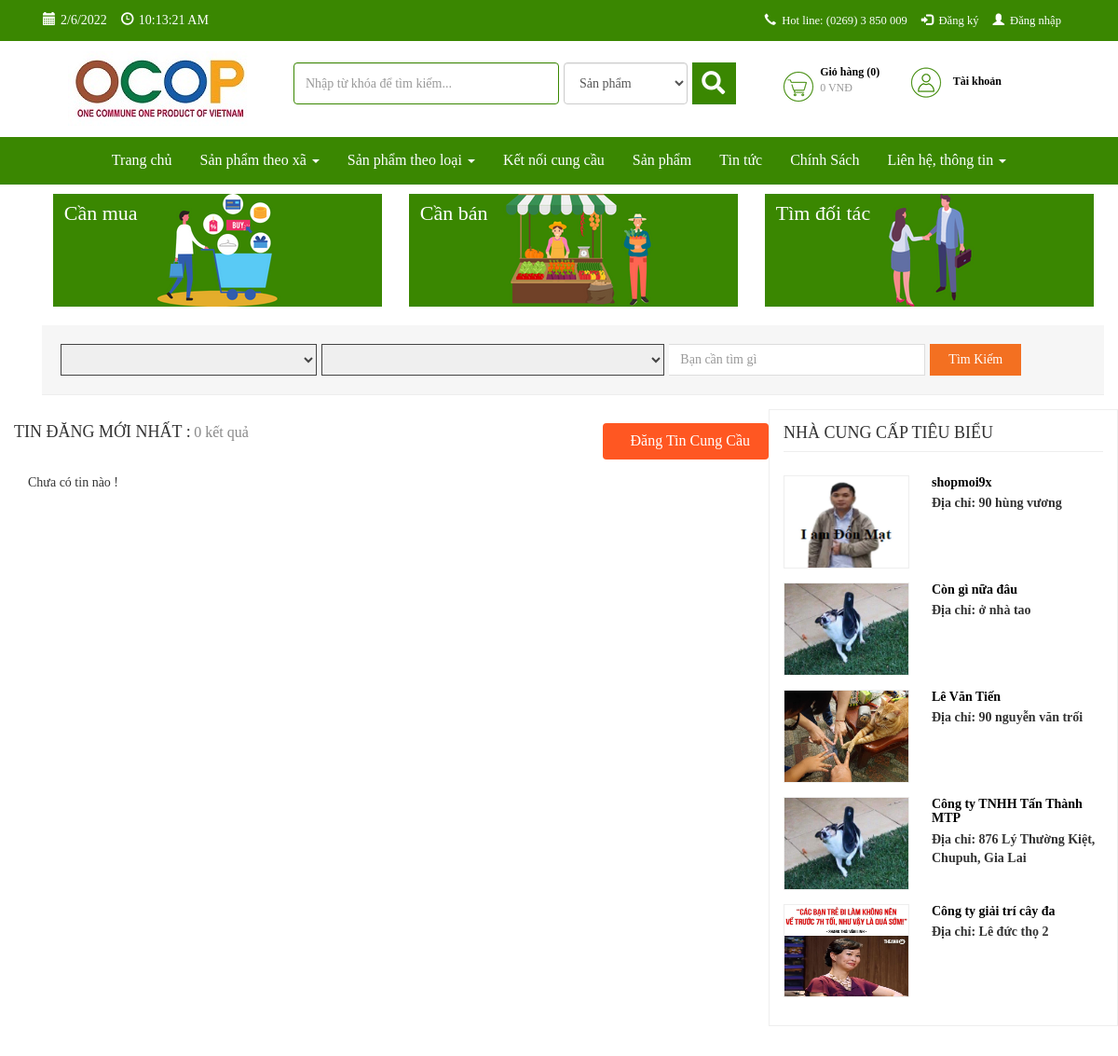
Page /index.php/ketnoicungcau/cung (upper part) on the earlier database version.
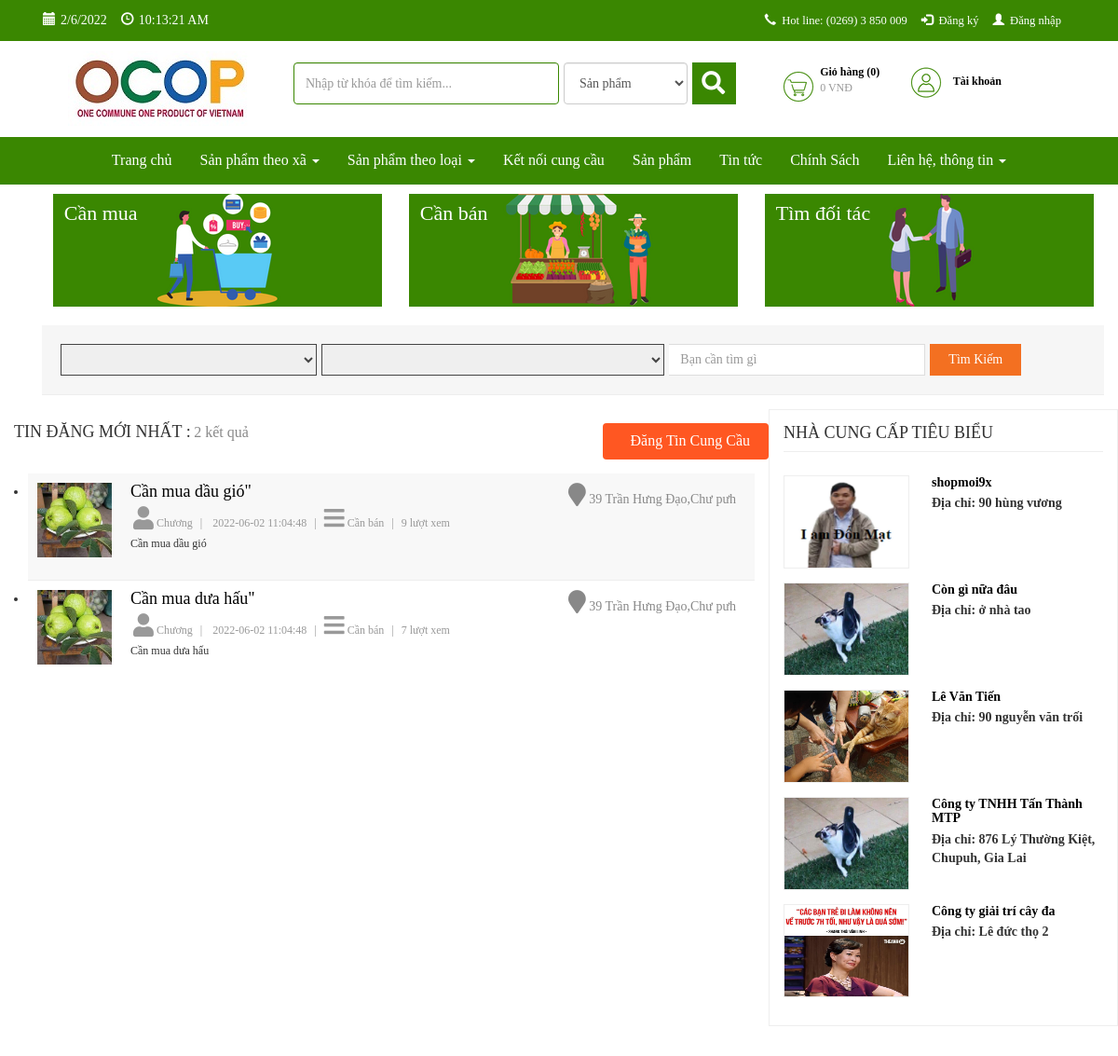
Same page on the later database version.
### tables this page shows
CREATE TABLE `db_user` (
  `id` int(11) NOT NULL,
  `fullname` varchar(255) NOT NULL,
  `username` varchar(225) NOT NULL,
  `password` varchar(64) NOT NULL,
  `role` int(11) NOT NULL,
  `email` varchar(255) NOT NULL,
  `gender` int(1) NOT NULL,
  `phone` varchar(15) NOT NULL,
  `address` varchar(255) NOT NULL,
  `img` varchar(255) NOT NULL,
  `created` datetime NOT NULL,
  `trash` int(1) NOT NULL DEFAULT 1,
  `status` int(1) NOT NULL DEFAULT 1,
  `detail` text DEFAULT NULL,
  `star` int(11) NOT NULL DEFAULT 1
);

CREATE TABLE `db_ketnoicungcau` (
  `id` int(11) NOT NULL,
  `nguoidang` varchar(100) NOT NULL,
  `phone` varchar(100) NOT NULL,
  `address` varchar(255) NOT NULL,
  `tieude` varchar(255) NOT NULL,
  `detail` text NOT NULL,
  `catid` int(11) NOT NULL,
  `ngaydang` datetime NOT NULL,
  `luotxem` int(11) NOT NULL,
  `trash` int(1) NOT NULL DEFAULT 1,
  `status` int(1) NOT NULL DEFAULT 1,
  `price` varchar(255) NOT NULL,
  `hinhanh` varchar(255) DEFAULT NULL,
  `type` int(11) NOT NULL DEFAULT 1
);

### application/controllers/Ketnoicungcau.php (called while the page is built, shortened)
<?php
class Ketnoicungcau extends CI_Controller {
    function __construct() {
        $this->load->model('frontend/Mproduct');
        $this->load->model('frontend/Mcategory');
        $this->load->model('frontend/Mcontent');
		$this->load->model('frontend/Mproducer');
		$this->load->model('backend/Muser');
		$this->load->model('frontend/Mketnoicungcau');
        $this->data['com']='ketnoicungcau';
    }
	public function cung(){
		$this->load->library('phantrang');
		$limit=10;
		$current=$this->phantrang->PageCurrent();
		$first=$this->phantrang->PageFirst($limit, $current);
		$type =1;
		$total=$this->Mketnoicungcau->cungcau_list_count($type);
		$this->data['strphantrang']=$this->phantrang->PagePer($total, $current, $limit, $url='ketnoicungcau');
		$this->data['list']=$this->Mketnoicungcau->cungcau_list($limit,$first,$type);
		$this->data['listShop']=$this->Muser->users_banhang_five();
		$this->data['title']="OCOP CHƯPƯH - Liên hệ";
		$this->data['view']='index';
		$this->load->view('frontend/layout',$this->data);
	}
}

### index.php (called while the page is built, shortened)
<?php
require_once BASEPATH.'core/CodeIgniter.php';

### application/models/backend/Muser.php (called while the page is built, shortened)
<?php if ( ! defined('BASEPATH')) exit('No direct script access allowed');
class Muser extends CI_Model {
	public function __construct(){
        $this->table = $this->db->dbprefix('user');
    }
	public function users_banhang_five(){
        $this->db->where('trash', 1);
        $this->db->where('id !=', 1);
		$this->db->where('role !=', 1);
		$this->db->limit(5);
        $this->db->order_by('id', 'desc');
        $query = $this->db->get($this->table);
        return $query->result_array();
    }
}

### application/models/frontend/Mketnoicungcau.php (called while the page is built, shortened)
<?php
class Mketnoicungcau extends CI_Model {
    public function __construct()
    {
        $this->table = $this->db->dbprefix('ketnoicungcau');
    }
    public function cungcau_list($limit, $first,$type){
        $this->db->where('trash', 1);
		$this->db->where('status', 1);
		$this->db->where('type', $type);
        $this->db->order_by('ngaydang', 'desc');
        $query = $this->db->get($this->table, $limit, $first);
        return $query->result_array();
    }
	public function cungcau_list_count($type){
        $this->db->where('status', 1);
        $this->db->where('trash', 1);
		$this->db->where('type', $type);
        $query = $this->db->get($this->table);
        return count($query->result_array());
    }
}

### application/views/frontend/components/ketnoicungcau/index.php (shortened to what the changed rows need)
<section>
	<div class="container">
		<div class="container">
			<div class="buy-center">
				<div class="row">
					<div class="col-md-8">
						<div class="row heading-page- ">
							<div class="col-md-6  col-xs-12  block-h1 results-typeAds">
								<h1>TIN ĐĂNG MỚI NHẤT :</h1>
								<h4 name="results-count"> <?php echo count($list) ?> kết quả</h4>
							</div>
						</div>
						<div class="buy-center-linked-list ">
							<ul class="buy-center-linked-list-columns">
								<?php if (count($list) == 0) : ?>
									<p>Chưa có tin nào !</p>
								<?php else : ?>
									<?php foreach ($list as $sp) : ?>
										<li class="buy-li">
											<div class="col-md-9 col-sm-9 buy-left">
												<div class="news-buy">
													<div class="icon-buy-li">
														<a>
															<img style="width: 100%;height: 100%;" src="public/images/ketnoicungcau/<?php echo $sp['hinhanh'] ?>" alt="">
														</a>
													</div>
													<div class="wrap-buy-li">
														<h4><a class="help-center-link" href="#detail_modal" data-toggle="modal" data-detalhes='<?=json_encode($sp);?>'  data-id="<?php echo $sp['id'] ?>" ><?php echo $sp['tieude'] ?>"</a></h4>
														<div class="info-buy">
															<span class="userport">
																<span><i class="fa fa-user" aria-hidden="true"></i><a href="#" class="cursorsHover"><?php echo $sp['nguoidang'] ?></a></span>
															</span>
															<span style="margin-left: 5px;margin-right: 5px">|</span>
															<span class="port-time">
																<span><i class="fa fa-clock-o" aria-hidden="true"></i> <?php echo $sp['ngaydang'] ?></span>
															</span>
															<span style="margin-left: 5px;margin-right: 5px">|</span>
															<span class="port-time">
																<?php if ($sp['type'] == 0) : ?>
																	<span><i class="fa fa fa-bars" aria-hidden="true"></i> Cần mua</span>
																<?php elseif ($sp['type'] == 1) : ?>
																	<span><i class="fa fa fa-bars" aria-hidden="true"></i> Cần bán</span>
																<?php else : ?>
																	<span><i class="fa fa fa-bars" aria-hidden="true"></i> Tìm đối tác</span>
																<?php endif; ?>
															</span>
															<span style="margin-left: 5px;margin-right: 5px">|</span>
															<span class="port-time">
																<span><i class="fa fa fa-television" aria-hidden="true"></i><?php echo $sp['luotxem'] ?> lượt xem</span>
															</span>
														</div>
														<div class="post-desc">
															<?php echo $sp['tieude'] ?>
														</div>
													</div>
												</div>
											</div>
											<div class="col-md-3 col-sm-3 text-l">
												<div class="post-area">
													<i class="fa fa-map-marker" aria-hidden="true"></i>
													<?php echo $sp['address'] ?>
												</div>
											</div>
											<div class="clearfix"></div>
										</li>
									<?php endforeach; ?>
							</ul>
							<?php endif; ?>
						</div>
					</div>
					<div class="col-md-4">
						<div class="ncc-center-topic">
							<div class="block-h1">
								<h1>Nhà cung cấp tiêu biểu</h1>
							</div>
							<div class="wrap-ncc-r match-my-cols is-flex1">
								<?php if (count($listShop) == 0) : ?>
									<p>Không có nhà cung cấp !</p>
								<?php else : ?>
									<?php foreach ($listShop as $ls) : ?>
										<div class="ncc-rightlist media">
											<a class="pull-left" href="doanhngiep/detail/<?php echo $ls['id'] ?>">
												<img style="width: 100%;height: 100%;" class="img-ncc-right-list" title="" alt="" src="public/images/admin/<?php echo $ls['img'] ?>">
											</a>
											<div class="media-body">
												<h4 class="media-heading"><a href="doanhngiep/detail/<?php echo $ls['id'] ?>"><?php echo $ls['fullname'] ?></a></h4>
												<p style="margin-bottom: 0"><b>Địa chỉ: <?php echo $ls['address'] ?></p>
											</div>
										</div>
									<?php endforeach; ?>
							</div>
						<?php endif; ?>
						</div>
					</div>
				</div>
			</div>
		</div>
	</div>
</section>

Differences in the rows shown:
added db_ketnoicungcau: hinhanh (picture), tieude "Cần mua dầu gió", nguoidang "Chương", ngaydang "2022-06-02 11:04:48", type 1 (drawn), luotxem "9", address "39 Trần Hưng Đạo,Chư pưh"
added db_ketnoicungcau: hinhanh (picture), tieude "Cần mua dưa hấu", nguoidang "Chương", ngaydang "2022-06-02 11:04:48", type 1 (drawn), luotxem "7", address "39 Trần Hưng Đạo,Chư pưh"
Other differences:
count($list): "0" → "2"
text no longer shown: "Chưa có tin nào !"
